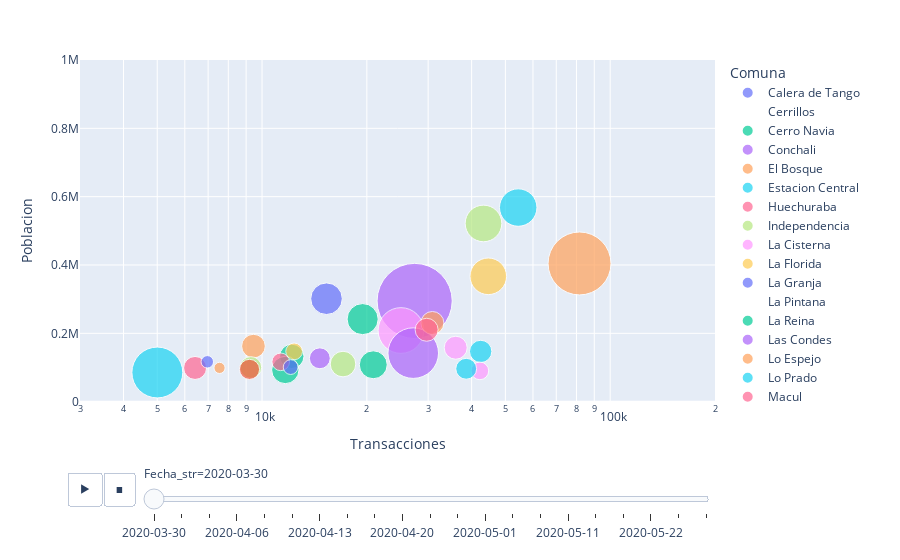

Notebook code cell kept with this figure:
### Code cell
import plotly.express as px

# Convertir las fechas a formato de cadena
df_scatter['Fecha_str'] = df_scatter['Fecha'].dt.strftime('%Y-%m-%d')

fig = px.scatter(df_scatter, x="Transacciones", y="Poblacion",
                 size="casos covid", color="Comuna", animation_frame="Fecha_str",
                 hover_name="Comuna", log_x=True, size_max=300,
                 range_x=[3000,200000], range_y=[-1000,1000000])
fig.show()

### Figure 1 — Plotly figure (JSON) as saved in the notebook; plotly's stock layout.template omitted (floating-point values rounded to 4 significant figures)
{"data": [{"hovertemplate": "<b>%{hovertext}</b><br><br>Comuna=Calera de Tango<br>Fecha_str=2020-03-30<br>Transacciones=%{x}<br>Poblacion=%{y}<br>casos covid=%{marker.size}<extra></extra>", "hovertext": ["Calera de Tango"], "legendgroup": "Calera de Tango", "marker": {"color": "#636efa", "size": [6], "sizemode": "area", "sizeref": 0.06411, "symbol": "circle"}, "mode": "markers", "name": "Calera de Tango", "orientation": "v", "showlegend": true, "type": "scatter", "x": [null], "xaxis": "x", "y": [25392], "yaxis": "y"}, {"hovertemplate": "<b>%{hovertext}</b><br><br>Comuna=Cerrillos<br>Fecha_str=2020-03-30<br>Transacciones=%{x}<br>Poblacion=%{y}<br>casos covid=%{marker.size}<extra></extra>", "hovertext": ["Cerrillos"], "legendgroup": "Cerrillos", "marker": {"color": "#EF553B", "size": [0], "sizemode": "area", "sizeref": 0.06411, "symbol": "circle"}, "mode": "markers", "name": "Cerrillos", "orientation": "v", "showlegend": true, "type": "scatter", "x": [15576], "xaxis": "x", "y": [80832], "yaxis": "y"}, {"hovertemplate": "<b>%{hovertext}</b><br><br>Comuna=Cerro Navia<br>Fecha_str=2020-03-30<br>Transacciones=%{x}<br>Poblacion=%{y}<br>casos covid=%{marker.size}<extra></extra>", "hovertext": ["Cerro Navia"], "legendgroup": "Cerro Navia", "marker": {"color": "#00cc96", "size": [19], "sizemode": "area", "sizeref": 0.06411, "symbol": "circle"}, "mode": "markers", "name": "Cerro Navia", "orientation": "v", "showlegend": true, "type": "scatter", "x": [12176], "xaxis": "x", "y": [132622], "yaxis": "y"}, {"hovertemplate": "<b>%{hovertext}</b><br><br>Comuna=Conchali<br>Fecha_str=2020-03-30<br>Transacciones=%{x}<br>Poblacion=%{y}<br>casos covid=%{marker.size}<extra></extra>", "hovertext": ["Conchali"], "legendgroup": "Conchali", "marker": {"color": "#ab63fa", "size": [14], "sizemode": "area", "sizeref": 0.06411, "symbol": "circle"}, "mode": "markers", "name": "Conchali", "orientation": "v", "showlegend": true, "type": "scatter", "x": [14655], "xaxis": "x", "y": [126955], "yaxis": "y"}, {"hovertemplate": "<b>%{hovertext}</b><br><br>Comuna=El Bosque<br>Fecha_str=2020-03-30<br>Transacciones=%{x}<br>Poblacion=%{y}<br>casos covid=%{marker.size}<extra></extra>", "hovertext": ["El Bosque"], "legendgroup": "El Bosque", "marker": {"color": "#FFA15A", "size": [18], "sizemode": "area", "sizeref": 0.06411, "symbol": "circle"}, "mode": "markers", "name": "El Bosque", "orientation": "v", "showlegend": true, "type": "scatter", "x": [9448], "xaxis": "x", "y": [162505], "yaxis": "y"}, {"hovertemplate": "<b>%{hovertext}</b><br><br>Comuna=Estacion Central<br>Fecha_str=2020-03-30<br>Transacciones=%{x}<br>Poblacion=%{y}<br>casos covid=%{marker.size}<extra></extra>", "hovertext": ["Estacion Central"], "legendgroup": "Estacion Central", "marker": {"color": "#19d3f3", "size": [16], "sizemode": "area", "sizeref": 0.06411, "symbol": "circle"}, "mode": "markers", "name": "Estacion Central", "orientation": "v", "showlegend": true, "type": "scatter", "x": [42461], "xaxis": "x", "y": [147041], "yaxis": "y"}, {"hovertemplate": "<b>%{hovertext}</b><br><br>Comuna=Huechuraba<br>Fecha_str=2020-03-30<br>Transacciones=%{x}<br>Poblacion=%{y}<br>casos covid=%{marker.size}<extra></extra>", "hovertext": ["Huechuraba"], "legendgroup": "Huechuraba", "marker": {"color": "#FF6692", "size": [17], "sizemode": "area", "sizeref": 0.06411, "symbol": "circle"}, "mode": "markers", "name": "Huechuraba", "orientation": "v", "showlegend": true, "type": "scatter", "x": [6422], "xaxis": "x", "y": [98671], "yaxis": "y"}, {"hovertemplate": "<b>%{hovertext}</b><br><br>Comuna=Independencia<br>Fecha_str=2020-03-30<br>Transacciones=%{x}<br>Poblacion=%{y}<br>casos covid=%{marker.size}<extra></extra>", "hovertext": ["Independencia"], "legendgroup": "Independencia", "marker": {"color": "#B6E880", "size": [15], "sizemode": "area", "sizeref": 0.06411, "symbol": "circle"}, "mode": "markers", "name": "Independencia", "orientation": "v", "showlegend": true, "type": "scatter", "x": [9286], "xaxis": "x", "y": [100281], "yaxis": "y"}, {"hovertemplate": "<b>%{hovertext}</b><br><br>Comuna=La Cisterna<br>Fecha_str=2020-03-30<br>Transacciones=%{x}<br>Poblacion=%{y}<br>casos covid=%{marker.size}<extra></extra>", "hovertext": ["La Cisterna"], "legendgroup": "La Cisterna", "marker": {"color": "#FF97FF", "size": [10], "sizemode": "area", "sizeref": 0.06411, "symbol": "circle"}, "mode": "markers", "name": "La Cisterna", "orientation": "v", "showlegend": true, "type": "scatter", "x": [42234], "xaxis": "x", "y": [90119], "yaxis": "y"}, {"hovertemplate": "<b>%{hovertext}</b><br><br>Comuna=La Florida<br>Fecha_str=2020-03-30<br>Transacciones=%{x}<br>Poblacion=%{y}<br>casos covid=%{marker.size}<extra></extra>", "hovertext": ["La Florida"], "legendgroup": "La Florida", "marker": {"color": "#FECB52", "size": [43], "sizemode": "area", "sizeref": 0.06411, "symbol": "circle"}, "mode": "markers", "name": "La Florida", "orientation": "v", "showlegend": true, "type": "scatter", "x": [44655], "xaxis": "x", "y": [366916], "yaxis": "y"}, {"hovertemplate": "<b>%{hovertext}</b><br><br>Comuna=La Granja<br>Fecha_str=2020-03-30<br>Transacciones=%{x}<br>Poblacion=%{y}<br>casos covid=%{marker.size}<extra></extra>", "hovertext": ["La Granja"], "legendgroup": "La Granja", "marker": {"color": "#636efa", "size": [5], "sizemode": "area", "sizeref": 0.06411, "symbol": "circle"}, "mode": "markers", "name": "La Granja", "orientation": "v", "showlegend": true, "type": "scatter", "x": [6962], "xaxis": "x", "y": [116571], "yaxis": "y"}, {"hovertemplate": "<b>%{hovertext}</b><br><br>Comuna=La Pintana<br>Fecha_str=2020-03-30<br>Transacciones=%{x}<br>Poblacion=%{y}<br>casos covid=%{marker.size}<extra></extra>", "hovertext": ["La Pintana"], "legendgroup": "La Pintana", "marker": {"color": "#EF553B", "size": [0], "sizemode": "area", "sizeref": 0.06411, "symbol": "circle"}, "mode": "markers", "name": "La Pintana", "orientation": "v", "showlegend": true, "type": "scatter", "x": [5829], "xaxis": "x", "y": [177335], "yaxis": "y"}, {"hovertemplate": "<b>%{hovertext}</b><br><br>Comuna=La Reina<br>Fecha_str=2020-03-30<br>Transacciones=%{x}<br>Poblacion=%{y}<br>casos covid=%{marker.size}<extra></extra>", "hovertext": ["La Reina"], "legendgroup": "La Reina", "marker": {"color": "#00cc96", "size": [24], "sizemode": "area", "sizeref": 0.06411, "symbol": "circle"}, "mode": "markers", "name": "La Reina", "orientation": "v", "showlegend": true, "type": "scatter", "x": [11664], "xaxis": "x", "y": [92787], "yaxis": "y"}, {"hovertemplate": "<b>%{hovertext}</b><br><br>Comuna=Las Condes<br>Fecha_str=2020-03-30<br>Transacciones=%{x}<br>Poblacion=%{y}<br>casos covid=%{marker.size}<extra></extra>", "hovertext": ["Las Condes"], "legendgroup": "Las Condes", "marker": {"color": "#ab63fa", "size": [181], "sizemode": "area", "sizeref": 0.06411, "symbol": "circle"}, "mode": "markers", "name": "Las Condes", "orientation": "v", "showlegend": true, "type": "scatter", "x": [27437], "xaxis": "x", "y": [294838], "yaxis": "y"}, {"hovertemplate": "<b>%{hovertext}</b><br><br>Comuna=Lo Espejo<br>Fecha_str=2020-03-30<br>Transacciones=%{x}<br>Poblacion=%{y}<br>casos covid=%{marker.size}<extra></extra>", "hovertext": ["Lo Espejo"], "legendgroup": "Lo Espejo", "marker": {"color": "#FFA15A", "size": [4], "sizemode": "area", "sizeref": 0.06411, "symbol": "circle"}, "mode": "markers", "name": "Lo Espejo", "orientation": "v", "showlegend": true, "type": "scatter", "x": [7550], "xaxis": "x", "y": [98804], "yaxis": "y"}, {"hovertemplate": "<b>%{hovertext}</b><br><br>Comuna=Lo Prado<br>Fecha_str=2020-03-30<br>Transacciones=%{x}<br>Poblacion=%{y}<br>casos covid=%{marker.size}<extra></extra>", "hovertext": ["Lo Prado"], "legendgroup": "Lo Prado", "marker": {"color": "#19d3f3", "size": [14], "sizemode": "area", "sizeref": 0.06411, "symbol": "circle"}, "mode": "markers", "name": "Lo Prado", "orientation": "v", "showlegend": true, "type": "scatter", "x": [38581], "xaxis": "x", "y": [96249], "yaxis": "y"}, {"hovertemplate": "<b>%{hovertext}</b><br><br>Comuna=Macul<br>Fecha_str=2020-03-30<br>Transacciones=%{x}<br>Poblacion=%{y}<br>casos covid=%{marker.size}<extra></extra>", "hovertext": ["Macul"], "legendgroup": "Macul", "marker": {"color": "#FF6692", "size": [10], "sizemode": "area", "sizeref": 0.06411, "symbol": "circle"}, "mode": "markers", "name": "Macul", "orientation": "v", "showlegend": true, "type": "scatter", "x": [11314], "xaxis": "x", "y": [116534], "yaxis": "y"}, {"hovertemplate": "<b>%{hovertext}</b><br><br>Comuna=Maipu<br>Fecha_str=2020-03-30<br>Transacciones=%{x}<br>Poblacion=%{y}<br>casos covid=%{marker.size}<extra></extra>", "hovertext": ["Maipu"], "legendgroup": "Maipu", "marker": {"color": "#B6E880", "size": [43], "sizemode": "area", "sizeref": 0.06411, "symbol": "circle"}, "mode": "markers", "name": "Maipu", "orientation": "v", "showlegend": true, "type": "scatter", "x": [43259], "xaxis": "x", "y": [521627], "yaxis": "y"}, {"hovertemplate": "<b>%{hovertext}</b><br><br>Comuna=Nunoa<br>Fecha_str=2020-03-30<br>Transacciones=%{x}<br>Poblacion=%{y}<br>casos covid=%{marker.size}<extra></extra>", "hovertext": ["Nunoa"], "legendgroup": "Nunoa", "marker": {"color": "#FF97FF", "size": [67], "sizemode": "area", "sizeref": 0.06411, "symbol": "circle"}, "mode": "markers", "name": "Nunoa", "orientation": "v", "showlegend": true, "type": "scatter", "x": [25059], "xaxis": "x", "y": [208237], "yaxis": "y"}, {"hovertemplate": "<b>%{hovertext}</b><br><br>Comuna=Padre Hurtado<br>Fecha_str=2020-03-30<br>Transacciones=%{x}<br>Poblacion=%{y}<br>casos covid=%{marker.size}<extra></extra>", "hovertext": ["Padre Hurtado"], "legendgroup": "Padre Hurtado", "marker": {"color": "#FECB52", "size": [10], "sizemode": "area", "sizeref": 0.06411, "symbol": "circle"}, "mode": "markers", "name": "Padre Hurtado", "orientation": "v", "showlegend": true, "type": "scatter", "x": [null], "xaxis": "x", "y": [63250], "yaxis": "y"}, {"hovertemplate": "<b>%{hovertext}</b><br><br>Comuna=Pedro Aguirre Cerda<br>Fecha_str=2020-03-30<br>Transacciones=%{x}<br>Poblacion=%{y}<br>casos covid=%{marker.size}<extra></extra>", "hovertext": ["Pedro Aguirre Cerda"], "legendgroup": "Pedro Aguirre Cerda", "marker": {"color": "#636efa", "size": [7], "sizemode": "area", "sizeref": 0.06411, "symbol": "circle"}, "mode": "markers", "name": "Pedro Aguirre Cerda", "orientation": "v", "showlegend": true, "type": "scatter", "x": [12083], "xaxis": "x", "y": [101174], "yaxis": "y"}, {"hovertemplate": "<b>%{hovertext}</b><br><br>Comuna=Penaflor<br>Fecha_str=2020-03-30<br>Transacciones=%{x}<br>Poblacion=%{y}<br>casos covid=%{marker.size}<extra></extra>", "hovertext": ["Penaflor"], "legendgroup": "Penaflor", "marker": {"color": "#EF553B", "size": [10], "sizemode": "area", "sizeref": 0.06411, "symbol": "circle"}, "mode": "markers", "name": "Penaflor", "orientation": "v", "showlegend": true, "type": "scatter", "x": [null], "xaxis": "x", "y": [90201], "yaxis": "y"}, {"hovertemplate": "<b>%{hovertext}</b><br><br>Comuna=Penalolen<br>Fecha_str=2020-03-30<br>Transacciones=%{x}<br>Poblacion=%{y}<br>casos covid=%{marker.size}<extra></extra>", "hovertext": ["Penalolen"], "legendgroup": "Penalolen", "marker": {"color": "#00cc96", "size": [31], "sizemode": "area", "sizeref": 0.06411, "symbol": "circle"}, "mode": "markers", "name": "Penalolen", "orientation": "v", "showlegend": true, "type": "scatter", "x": [19451], "xaxis": "x", "y": [241599], "yaxis": "y"}, {"hovertemplate": "<b>%{hovertext}</b><br><br>Comuna=Providencia<br>Fecha_str=2020-03-30<br>Transacciones=%{x}<br>Poblacion=%{y}<br>casos covid=%{marker.size}<extra></extra>", "hovertext": ["Providencia"], "legendgroup": "Providencia", "marker": {"color": "#ab63fa", "size": [82], "sizemode": "area", "sizeref": 0.06411, "symbol": "circle"}, "mode": "markers", "name": "Providencia", "orientation": "v", "showlegend": true, "type": "scatter", "x": [27181], "xaxis": "x", "y": [142079], "yaxis": "y"}, {"hovertemplate": "<b>%{hovertext}</b><br><br>Comuna=Pudahuel<br>Fecha_str=2020-03-30<br>Transacciones=%{x}<br>Poblacion=%{y}<br>casos covid=%{marker.size}<extra></extra>", "hovertext": ["Pudahuel"], "legendgroup": "Pudahuel", "marker": {"color": "#FFA15A", "size": [17], "sizemode": "area", "sizeref": 0.06411, "symbol": "circle"}, "mode": "markers", "name": "Pudahuel", "orientation": "v", "showlegend": true, "type": "scatter", "x": [30848], "xaxis": "x", "y": [230293], "yaxis": "y"}, {"hovertemplate": "<b>%{hovertext}</b><br><br>Comuna=Puente Alto<br>Fecha_str=2020-03-30<br>Transacciones=%{x}<br>Poblacion=%{y}<br>casos covid=%{marker.size}<extra></extra>", "hovertext": ["Puente Alto"], "legendgroup": "Puente Alto", "marker": {"color": "#19d3f3", "size": [45], "sizemode": "area", "sizeref": 0.06411, "symbol": "circle"}, "mode": "markers", "name": "Puente Alto", "orientation": "v", "showlegend": true, "type": "scatter", "x": [54432], "xaxis": "x", "y": [568106], "yaxis": "y"}, {"hovertemplate": "<b>%{hovertext}</b><br><br>Comuna=Quilicura<br>Fecha_str=2020-03-30<br>Transacciones=%{x}<br>Poblacion=%{y}<br>casos covid=%{marker.size}<extra></extra>", "hovertext": ["Quilicura"], "legendgroup": "Quilicura", "marker": {"color": "#FF6692", "size": [17], "sizemode": "area", "sizeref": 0.06411, "symbol": "circle"}, "mode": "markers", "name": "Quilicura", "orientation": "v", "showlegend": true, "type": "scatter", "x": [29704], "xaxis": "x", "y": [210410], "yaxis": "y"}, {"hovertemplate": "<b>%{hovertext}</b><br><br>Comuna=Quinta Normal<br>Fecha_str=2020-03-30<br>Transacciones=%{x}<br>Poblacion=%{y}<br>casos covid=%{marker.size}<extra></extra>", "hovertext": ["Quinta Normal"], "legendgroup": "Quinta Normal", "marker": {"color": "#B6E880", "size": [21], "sizemode": "area", "sizeref": 0.06411, "symbol": "circle"}, "mode": "markers", "name": "Quinta Normal", "orientation": "v", "showlegend": true, "type": "scatter", "x": [17084], "xaxis": "x", "y": [110026], "yaxis": "y"}, {"hovertemplate": "<b>%{hovertext}</b><br><br>Comuna=Recoleta<br>Fecha_str=2020-03-30<br>Transacciones=%{x}<br>Poblacion=%{y}<br>casos covid=%{marker.size}<extra></extra>", "hovertext": ["Recoleta"], "legendgroup": "Recoleta", "marker": {"color": "#FF97FF", "size": [17], "sizemode": "area", "sizeref": 0.06411, "symbol": "circle"}, "mode": "markers", "name": "Recoleta", "orientation": "v", "showlegend": true, "type": "scatter", "x": [35995], "xaxis": "x", "y": [157851], "yaxis": "y"}, {"hovertemplate": "<b>%{hovertext}</b><br><br>Comuna=Renca<br>Fecha_str=2020-03-30<br>Transacciones=%{x}<br>Poblacion=%{y}<br>casos covid=%{marker.size}<extra></extra>", "hovertext": ["Renca"], "legendgroup": "Renca", "marker": {"color": "#FECB52", "size": [9], "sizemode": "area", "sizeref": 0.06411, "symbol": "circle"}, "mode": "markers", "name": "Renca", "orientation": "v", "showlegend": true, "type": "scatter", "x": [12365], "xaxis": "x", "y": [147151], "yaxis": "y"}, {"hovertemplate": "<b>%{hovertext}</b><br><br>Comuna=San Bernardo<br>Fecha_str=2020-03-30<br>Transacciones=%{x}<br>Poblacion=%{y}<br>casos covid=%{marker.size}<extra></extra>", "hovertext": ["San Bernardo"], "legendgroup": "San Bernardo", "marker": {"color": "#636efa", "size": [32], "sizemode": "area", "sizeref": 0.06411, "symbol": "circle"}, "mode": "markers", "name": "San Bernardo", "orientation": "v", "showlegend": true, "type": "scatter", "x": [15316], "xaxis": "x", "y": [301313], "yaxis": "y"}, {"hovertemplate": "<b>%{hovertext}</b><br><br>Comuna=San Joaquin<br>Fecha_str=2020-03-30<br>Transacciones=%{x}<br>Poblacion=%{y}<br>casos covid=%{marker.size}<extra></extra>", "hovertext": ["San Joaquin"], "legendgroup": "San Joaquin", "marker": {"color": "#EF553B", "size": [13], "sizemode": "area", "sizeref": 0.06411, "symbol": "circle"}, "mode": "markers", "name": "San Joaquin", "orientation": "v", "showlegend": true, "type": "scatter", "x": [9204], "xaxis": "x", "y": [94492], "yaxis": "y"}, {"hovertemplate": "<b>%{hovertext}</b><br><br>Comuna=San Miguel<br>Fecha_str=2020-03-30<br>Transacciones=%{x}<br>Poblacion=%{y}<br>casos covid=%{marker.size}<extra></extra>", "hovertext": ["San Miguel"], "legendgroup": "San Miguel", "marker": {"color": "#00cc96", "size": [25], "sizemode": "area", "sizeref": 0.06411, "symbol": "circle"}, "mode": "markers", "name": "San Miguel", "orientation": "v", "showlegend": true, "type": "scatter", "x": [20868], "xaxis": "x", "y": [107954], "yaxis": "y"}, {"hovertemplate": "<b>%{hovertext}</b><br><br>Comuna=San Ramon<br>Fecha_str=2020-03-30<br>Transacciones=%{x}<br>Poblacion=%{y}<br>casos covid=%{marker.size}<extra></extra>", "hovertext": ["San Ramon"], "legendgroup": "San Ramon", "marker": {"color": "#ab63fa", "size": [0], "sizemode": "area", "sizeref": 0.06411, "symbol": "circle"}, "mode": "markers", "name": "San Ramon", "orientation": "v", "showlegend": true, "type": "scatter", "x": [9629], "xaxis": "x", "y": [82900], "yaxis": "y"}, {"hovertemplate": "<b>%{hovertext}</b><br><br>Comuna=Santiago<br>Fecha_str=2020-03-30<br>Transacciones=%{x}<br>Poblacion=%{y}<br>casos covid=%{marker.size}<extra></extra>", "hovertext": ["Santiago"], "legendgroup": "Santiago", "marker": {"color": "#FFA15A", "size": [127], "sizemode": "area", "sizeref": 0.06411, "symbol": "circle"}, "mode": "markers", "name": "Santiago", "orientation": "v", "showlegend": true, "type": "scatter", "x": [81650], "xaxis": "x", "y": [404495], "yaxis": "y"}, {"hovertemplate": "<b>%{hovertext}</b><br><br>Comuna=Vitacura<br>Fecha_str=2020-03-30<br>Transacciones=%{x}<br>Poblacion=%{y}<br>casos covid=%{marker.size}<extra></extra>", "hovertext": ["Vitacura"], "legendgroup": "Vitacura", "marker": {"color": "#19d3f3", "size": [83], "sizemode": "area", "sizeref": 0.06411, "symbol": "circle"}, "mode": "markers", "name": "Vitacura", "orientation": "v", "showlegend": true, "type": "scatter", "x": [5003], "xaxis": "x", "y": [85384], "yaxis": "y"}], "layout": {"legend": {"itemsizing": "constant", "title": {"text": "Comuna"}, "tracegroupgap": 0}, "margin": {"t": 60}, "sliders": [{"active": 0, "currentvalue": {"prefix": "Fecha_str="}, "len": 0.9, "pad": {"b": 10, "t": 60}, "steps": [{"args": [["2020-03-30"], {"frame": {"duration": 0, "redraw": false}, "fromcurrent": true, "mode": "immediate", "transition": {"duration": 0, "easing": "linear"}}], "label": "2020-03-30", "method": "animate"}, {"args": [["2020-04-01"], {"frame": {"duration": 0, "redraw": false}, "fromcurrent": true, "mode": "immediate", "transition": {"duration": 0, "easing": "linear"}}], "label": "2020-04-01", "method": "animate"}, {"args": [["2020-04-03"], {"frame": {"duration": 0, "redraw": false}, "fromcurrent": true, "mode": "immediate", "transition": {"duration": 0, "easing": "linear"}}], "label": "2020-04-03", "method": "animate"}, {"args": [["2020-04-06"], {"frame": {"duration": 0, "redraw": false}, "fromcurrent": true, "mode": "immediate", "transition": {"duration": 0, "easing": "linear"}}], "label": "2020-04-06", "method": "animate"}, {"args": [["2020-04-08"], {"frame": {"duration": 0, "redraw": false}, "fromcurrent": true, "mode": "immediate", "transition": {"duration": 0, "easing": "linear"}}], "label": "2020-04-08", "method": "animate"}, {"args": [["2020-04-10"], {"frame": {"duration": 0, "redraw": false}, "fromcurrent": true, "mode": "immediate", "transition": {"duration": 0, "easing": "linear"}}], "label": "2020-04-10", "method": "animate"}, {"args": [["2020-04-13"], {"frame": {"duration": 0, "redraw": false}, "fromcurrent": true, "mode": "immediate", "transition": {"duration": 0, "easing": "linear"}}], "label": "2020-04-13", "method": "animate"}, {"args": [["2020-04-15"], {"frame": {"duration": 0, "redraw": false}, "fromcurrent": true, "mode": "immediate", "transition": {"duration": 0, "easing": "linear"}}], "label": "2020-04-15", "method": "animate"}, {"args": [["2020-04-17"], {"frame": {"duration": 0, "redraw": false}, "fromcurrent": true, "mode": "immediate", "transition": {"duration": 0, "easing": "linear"}}], "label": "2020-04-17", "method": "animate"}, {"args": [["2020-04-20"], {"frame": {"duration": 0, "redraw": false}, "fromcurrent": true, "mode": "immediate", "transition": {"duration": 0, "easing": "linear"}}], "label": "2020-04-20", "method": "animate"}, {"args": [["2020-04-24"], {"frame": {"duration": 0, "redraw": false}, "fromcurrent": true, "mode": "immediate", "transition": {"duration": 0, "easing": "linear"}}], "label": "2020-04-24", "method": "animate"}, {"args": [["2020-04-27"], {"frame": {"duration": 0, "redraw": false}, "fromcurrent": true, "mode": "immediate", "transition": {"duration": 0, "easing": "linear"}}], "label": "2020-04-27", "method": "animate"}, {"args": [["2020-05-01"], {"frame": {"duration": 0, "redraw": false}, "fromcurrent": true, "mode": "immediate", "transition": {"duration": 0, "easing": "linear"}}], "label": "2020-05-01", "method": "animate"}, {"args": [["2020-05-04"], {"frame": {"duration": 0, "redraw": false}, "fromcurrent": true, "mode": "immediate", "transition": {"duration": 0, "easing": "linear"}}], "label": "2020-05-04", "method": "animate"}, {"args": [["2020-05-08"], {"frame": {"duration": 0, "redraw": false}, "fromcurrent": true, "mode": "immediate", "transition": {"duration": 0, "easing": "linear"}}], "label": "2020-05-08", "method": "animate"}, {"args": [["2020-05-11"], {"frame": {"duration": 0, "redraw": false}, "fromcurrent": true, "mode": "immediate", "transition": {"duration": 0, "easing": "linear"}}], "label": "2020-05-11", "method": "animate"}, {"args": [["2020-05-15"], {"frame": {"duration": 0, "redraw": false}, "fromcurrent": true, "mode": "immediate", "transition": {"duration": 0, "easing": "linear"}}], "label": "2020-05-15", "method": "animate"}, {"args": [["2020-05-18"], {"frame": {"duration": 0, "redraw": false}, "fromcurrent": true, "mode": "immediate", "transition": {"duration": 0, "easing": "linear"}}], "label": "2020-05-18", "method": "animate"}, {"args": [["2020-05-22"], {"frame": {"duration": 0, "redraw": false}, "fromcurrent": true, "mode": "immediate", "transition": {"duration": 0, "easing": "linear"}}], "label": "2020-05-22", "method": "animate"}, {"args": [["2020-05-25"], {"frame": {"duration": 0, "redraw": false}, "fromcurrent": true, "mode": "immediate", "transition": {"duration": 0, "easing": "linear"}}], "label": "2020-05-25", "method": "animate"}, {"args": [["2020-05-29"], {"frame": {"duration": 0, "redraw": false}, "fromcurrent": true, "mode": "immediate", "transition": {"duration": 0, "easing": "linear"}}], "label": "2020-05-29", "method": "animate"}], "x": 0.1, "xanchor": "left", "y": 0, "yanchor": "top"}], "updatemenus": [{"buttons": [{"args": [null, {"frame": {"duration": 500, "redraw": false}, "fromcurrent": true, "mode": "immediate", "transition": {"duration": 500, "easing": "linear"}}], "label": "&#9654;", "method": "animate"}, {"args": [[null], {"frame": {"duration": 0, "redraw": false}, "fromcurrent": true, "mode": "immediate", "transition": {"duration": 0, "easing": "linear"}}], "label": "&#9724;", "method": "animate"}], "direction": "left", "pad": {"r": 10, "t": 70}, "showactive": false, "type": "buttons", "x": 0.1, "xanchor": "right", "y": 0, "yanchor": "top"}], "xaxis": {"anchor": "y", "domain": [0, 1], "range": [3.477, 5.301], "title": {"text": "Transacciones"}, "type": "log"}, "yaxis": {"anchor": "x", "domain": [0, 1], "range": [-1000, 1000000], "title": {"text": "Poblacion"}}}}
